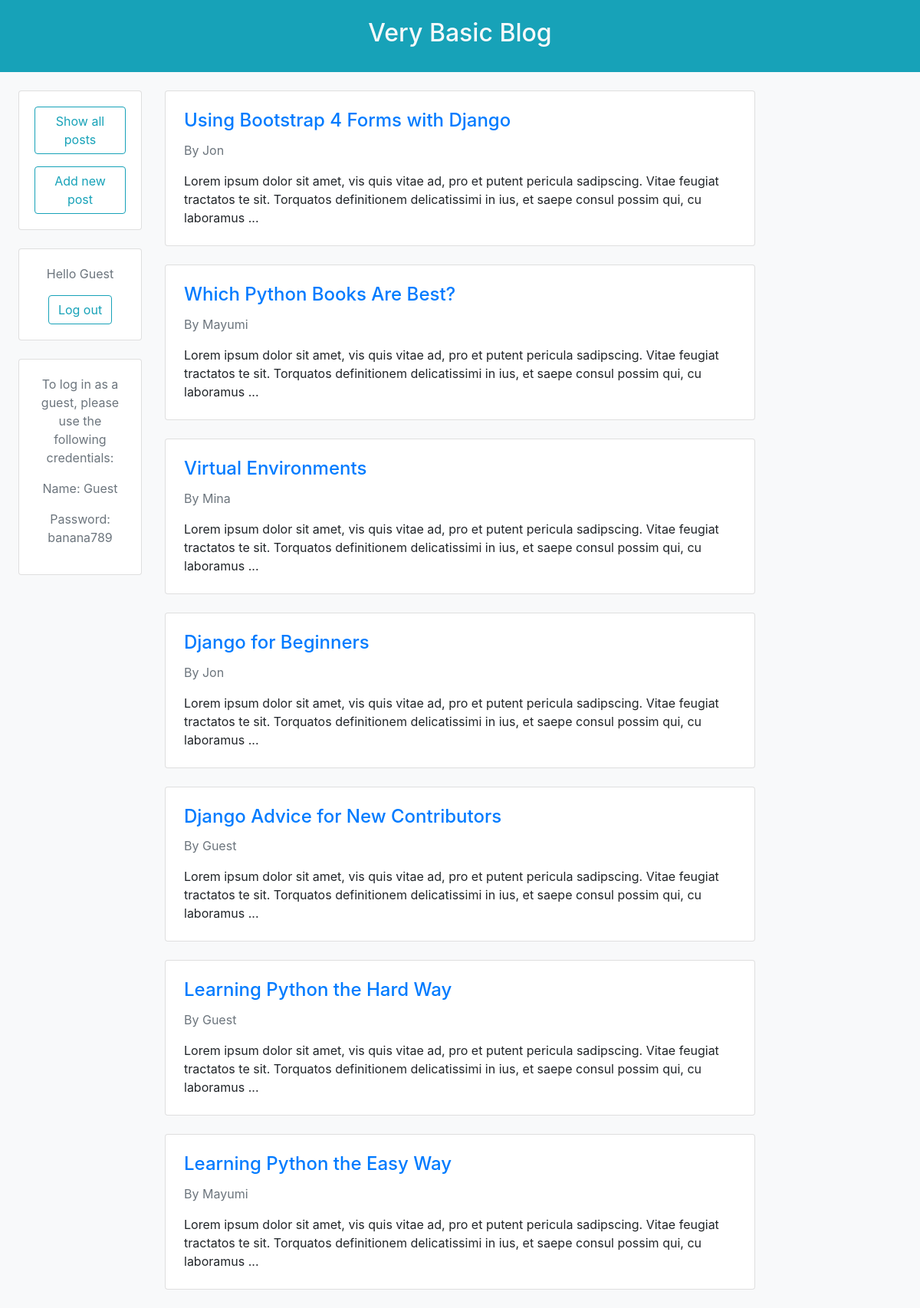
Page / (signed in) on the committed database.
### blog/models.py (models this page shows, shortened)
class Post(models.Model):
    title = models.CharField(max_length=200)
    body = models.TextField()
    author = models.ForeignKey(
        'auth.User',
        on_delete=models.CASCADE,
    )

### blog/views.py (the view)
# urls.py: path('', BlogListView.as_view(), name='home'),
class BlogListView(ListView):
    model = Post
    template_name = 'home.html'

### templates/home.html
{% extends 'base.html' %}
{% block content %}
    {% for post in object_list %}
    <div class="card flex-row flex-wrap my-4">
        <div class="card-block px-4 py-4">
            <h4 class="card-title "><a href="{% url 'post_detail' post.pk %}">{{ post.title }}</a></h4>
            <p class="text-muted">By {{ post.author }}</p>
            <p class="card-text">{{ post.body|slice:":200" }}...</p>
        </div>
    </div>
    {% endfor %}
{% endblock content %}

### templates/base.html (shortened to what this page needs)
{% load static %}
<!DOCTYPE html>
    <head>
        <link rel="stylesheet" href="https://stackpath.bootstrapcdn.com/bootstrap/4.4.1/css/bootstrap.min.css">
    </head>
    <body>
        <div class="container-fluid">
            <div class="row">
                <div class="col-12 bg-info" >
                    <div class="col-12 bg-info py-4">
                        <h2 class="text-center text-light">Very Basic Blog</h2>
                    </div>
                </div>
                <div class="col-2 bg-light pl-4">
                    <div class="card mt-4">
                        <div class="card-body text-center">
                            <a class="btn btn-outline-info mb-2" href="{% url 'home' %}" role="button">Show all posts</a>
                            <a class="btn btn-outline-info mt-2" href="{% url 'post_new' %}" role="button">Add new post</a>
                        </div>
                    </div>
                    <div class="card my-4">
                        <div class="card-body text-center">
                            {% if user.is_authenticated %}
                                <p class="text-muted">Hello {{ user.username }}</p>
                                <a class="btn btn-outline-info mb-t" href="{% url 'logout' %}" role="button">Log out</a>
                            {% else %}
                                <p class="text-muted">You are not logged in.</p>
                                <a class="btn btn-outline-info mt-2" href="{% url 'login' %}" role="button">Log in</a>
                            {% endif %}
                        </div>
                    </div>
                    <div class="card mt-4">
                        <div class="card-body text-muted text-center">
                            <p>To log in as a guest, please use the following credentials:</p>
                            <p>Name: Guest</p>
                            <p>Password: banana789</p>
                        </div>
                    </div>
                </div>
                <div class="col-8 bg-light">
                    {% block content %}
                    {% endblock content %}
                </div>
                <div class="col-2 bg-light"></div>
            </div>
        </div>
    </body>
</html>

### rows in the picture
Post: title "Using Bootstrap 4 Forms with Django", author "Jon", body "Lorem ipsum dolor sit amet, vis quis vitae ad, pro et putent pericula sadipscing. Vitae feugiat tractatos te sit. Torquatos definitionem delicatissimi in ius, et saepe consul possim qui, cu laboramus"
Post: title "Which Python Books Are Best?", author "Mayumi", body "Lorem ipsum dolor sit amet, vis quis vitae ad, pro et putent pericula sadipscing. Vitae feugiat tractatos te sit. Torquatos definitionem delicatissimi in ius, et saepe consul possim qui, cu laboramus"
Post: title "Virtual Environments", author "Mina", body "Lorem ipsum dolor sit amet, vis quis vitae ad, pro et putent pericula sadipscing. Vitae feugiat tractatos te sit. Torquatos definitionem delicatissimi in ius, et saepe consul possim qui, cu laboramus"
Post: title "Django for Beginners", author "Jon", body "Lorem ipsum dolor sit amet, vis quis vitae ad, pro et putent pericula sadipscing. Vitae feugiat tractatos te sit. Torquatos definitionem delicatissimi in ius, et saepe consul possim qui, cu laboramus"
Post: title "Django Advice for New Contributors", author "Guest", body "Lorem ipsum dolor sit amet, vis quis vitae ad, pro et putent pericula sadipscing. Vitae feugiat tractatos te sit. Torquatos definitionem delicatissimi in ius, et saepe consul possim qui, cu laboramus"
Post: title "Learning Python the Hard Way", author "Guest", body "Lorem ipsum dolor sit amet, vis quis vitae ad, pro et putent pericula sadipscing. Vitae feugiat tractatos te sit. Torquatos definitionem delicatissimi in ius, et saepe consul possim qui, cu laboramus"
Post: title "Learning Python the Easy Way", author "Mayumi", body "Lorem ipsum dolor sit amet, vis quis vitae ad, pro et putent pericula sadipscing. Vitae feugiat tractatos te sit. Torquatos definitionem delicatissimi in ius, et saepe consul possim qui, cu laboramus"

### other values in the picture
{{ user.username }} "Guest"
